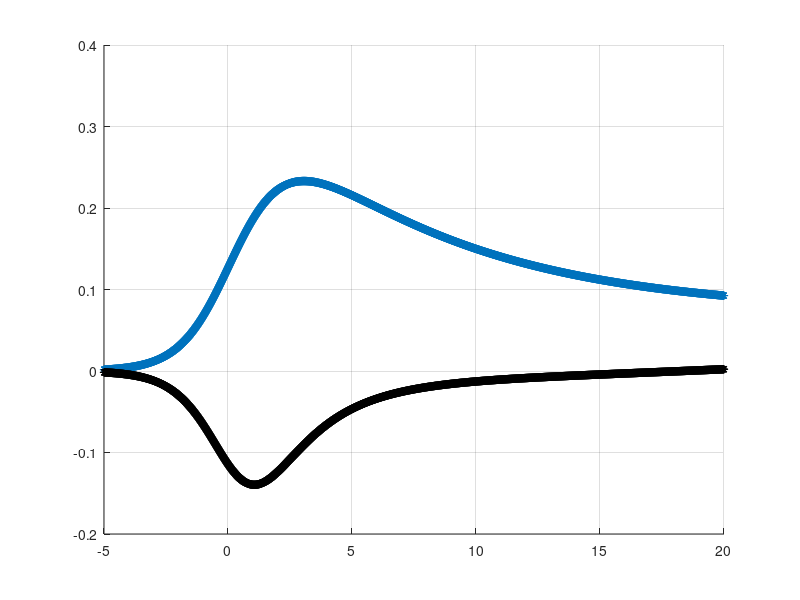

The MATLAB source for this figure:
clc
clear all
close all

k = 1; N = 4;
n = 0:N+1; m = 0:N;

a = [1 ...
     0.3126028287472988...
     0.0673008212829461...
     0.0087798043423074...
     0.0007222414330882...
     0.0000295873218273];
b = [1 ...
     0.0626028287472659...
     0.0238723363198067...
     0.0010727527758408...
     0.0000687107172921];

x = -5:0.01:20;
y = log(1 + exp(x));
for i = 1:length(y)
    I_precesion(i) = gamma(k+1)*y(i).*(sum(a.*(y(i).^n))/sum(b.*(y(i).^m))).^k;

    I_approximate1(i) = y(i).*((gamma(k+1))^(1/k) + y(i)/((k+1)^(1/k))).^k;
    I_approximate2(i) = y(i).*sqrt(1 + y(i)*y(i)/4);
    delta1(i) = log(I_approximate1(i)/I_precesion(i));
    delta2(i) = log(I_approximate2(i)/I_precesion(i));
end

grid on, hold on
plot(x, delta1, '*')
plot(x, delta2, 'k*')
